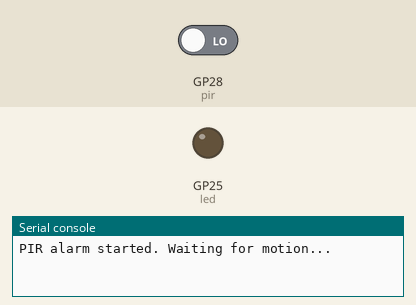
A program run on a simulated Raspberry Pi Pico running MicroPython. On the bench: output pins drawn as LEDs (lit = HIGH), the last lines printed to the serial console. Wiring (from the project's diagram.json): PIR motion sensor on GP28. Inputs (shaded band) come from the test bench; at power-on: GP28 (pir) LOW. The clock reads 2024-03-15 10:24:30 at power-on unless the program sets it.

Above: at 1.2 s.
1.3 s: GP28 (pir) driven HIGH
At 1.6 s:
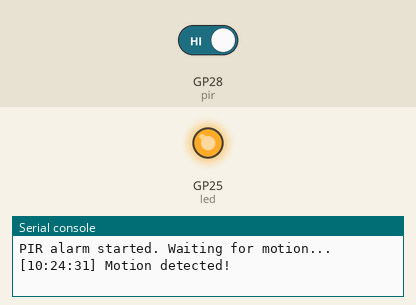
2.8 s: GP28 (pir) driven LOW
At 4.0 s:
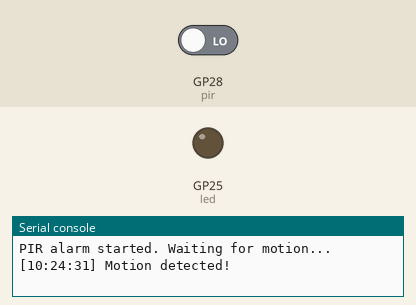
Timing chart, 0 to 5.8 s (numbered marks = the images above; inputs shaded):
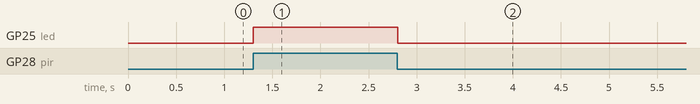

The program:

main.py
```python
from machine import Pin
from time import sleep, localtime

pir = Pin(28, Pin.IN)

try:
    led = Pin("LED", Pin.OUT)
except Exception:
    led = Pin(25, Pin.OUT)

last_val = 0

def formatted_time():
    t = localtime()
    return "{:02d}:{:02d}:{:02d}".format(t[3], t[4], t[5])

print("PIR alarm started. Waiting for motion...")

while True:
    val = pir.value()

    if val == 1 and last_val == 0:
        print("[{}] Motion detected!".format(formatted_time()))
        led.value(1)

    if val == 0:
        led.value(0)

    last_val = val
    sleep(0.05)
```

Measured:
- after the input at 1.3 s, GP25 (led): LOW → HIGH at once
- after the input at 2.8 s, GP25 (led): HIGH → LOW at once
